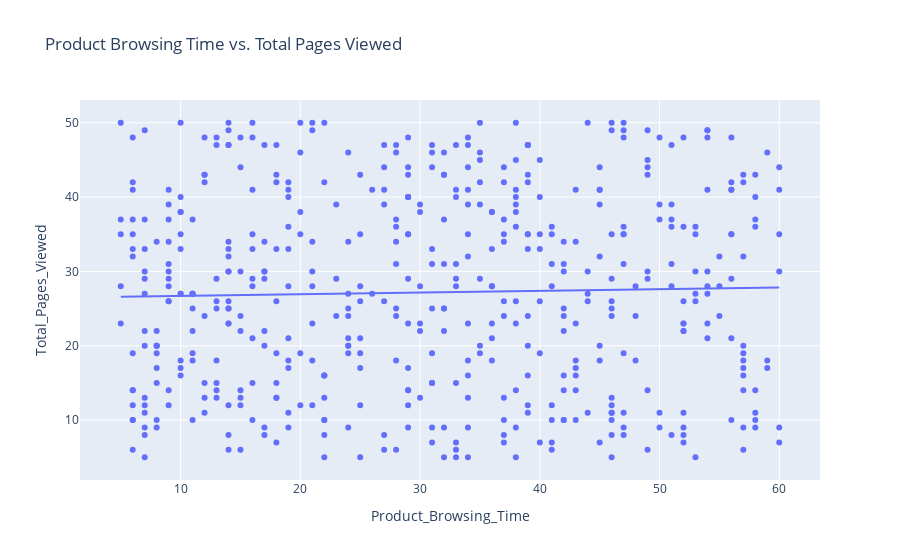

Notebook code cell kept with this figure:
### Markdown cell above
__Analyzing Customer Behaviour-relationship between the product browsing time and the total pages viewed__

### Code cell
# 'Product_Browsing_Time' vs 'Total_Pages_Viewed'
fig = px.scatter(data, x='Product_Browsing_Time', y='Total_Pages_Viewed',
                 title='Product Browsing Time vs. Total Pages Viewed', 
                 trendline='ols')
fig.show()

### Figure 1 — Plotly figure (JSON) as saved in the notebook; plotly's stock layout.template omitted (floating-point values rounded to 4 significant figures; data arrays with more than 128 entries replaced by an {"elided": "..."} marker saying what was removed)
{"data": [{"hovertemplate": "Product_Browsing_Time=%{x}<br>Total_Pages_Viewed=%{y}<extra></extra>", "legendgroup": "", "marker": {"color": "#636efa", "symbol": "circle"}, "mode": "markers", "name": "", "orientation": "v", "showlegend": false, "type": "scatter", "x": {"elided": "500 int values"}, "xaxis": "x", "y": {"elided": "500 int values"}, "yaxis": "y"}, {"hovertemplate": "<b>OLS trendline</b><br>Total_Pages_Viewed = 0.0228394 * Product_Browsing_Time + 26.4799<br>R<sup>2</sup>=0.000775<br><br>Product_Browsing_Time=%{x}<br>Total_Pages_Viewed=%{y} <b>(trend)</b><extra></extra>", "legendgroup": "", "marker": {"color": "#636efa", "symbol": "circle"}, "mode": "lines", "name": "", "showlegend": false, "type": "scatter", "x": {"elided": "500 int values"}, "xaxis": "x", "y": {"elided": "500 float values"}, "yaxis": "y"}], "layout": {"legend": {"tracegroupgap": 0}, "title": {"text": "Product Browsing Time vs. Total Pages Viewed"}, "xaxis": {"anchor": "y", "domain": [0, 1], "title": {"text": "Product_Browsing_Time"}}, "yaxis": {"anchor": "x", "domain": [0, 1], "title": {"text": "Total_Pages_Viewed"}}}}
